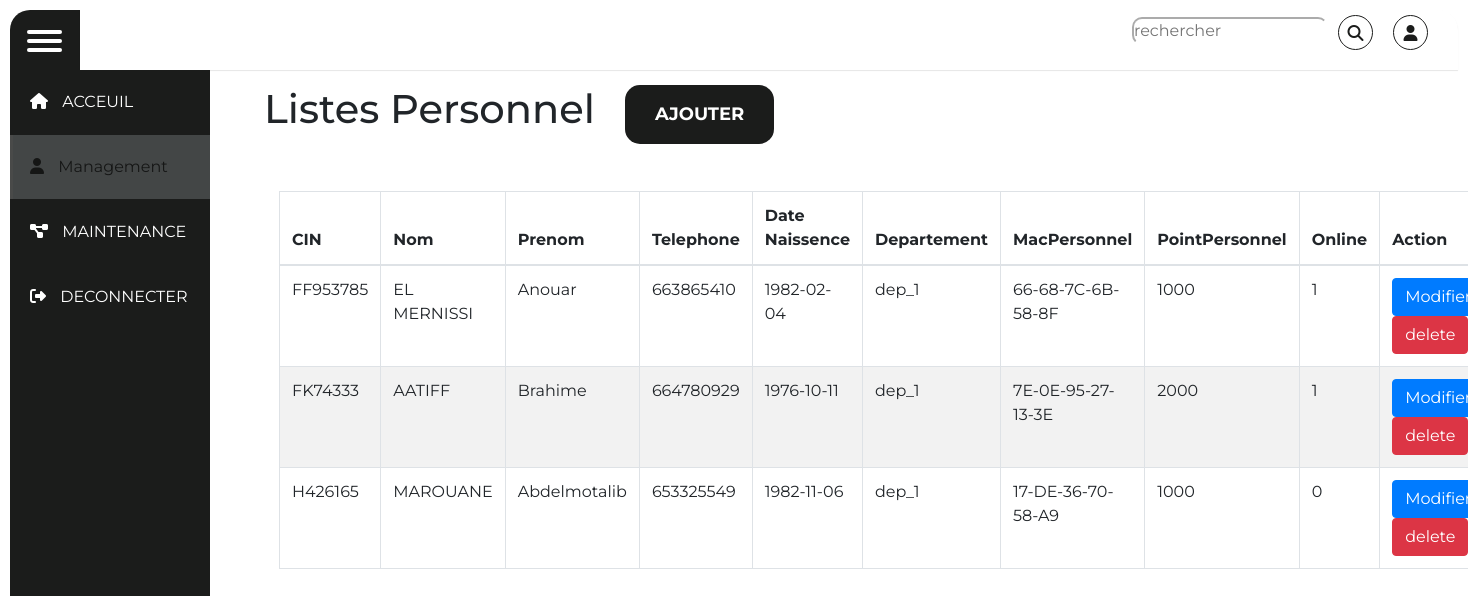
/admin/Personne/personne.php (signed in), run on an earlier commit of the app's database.
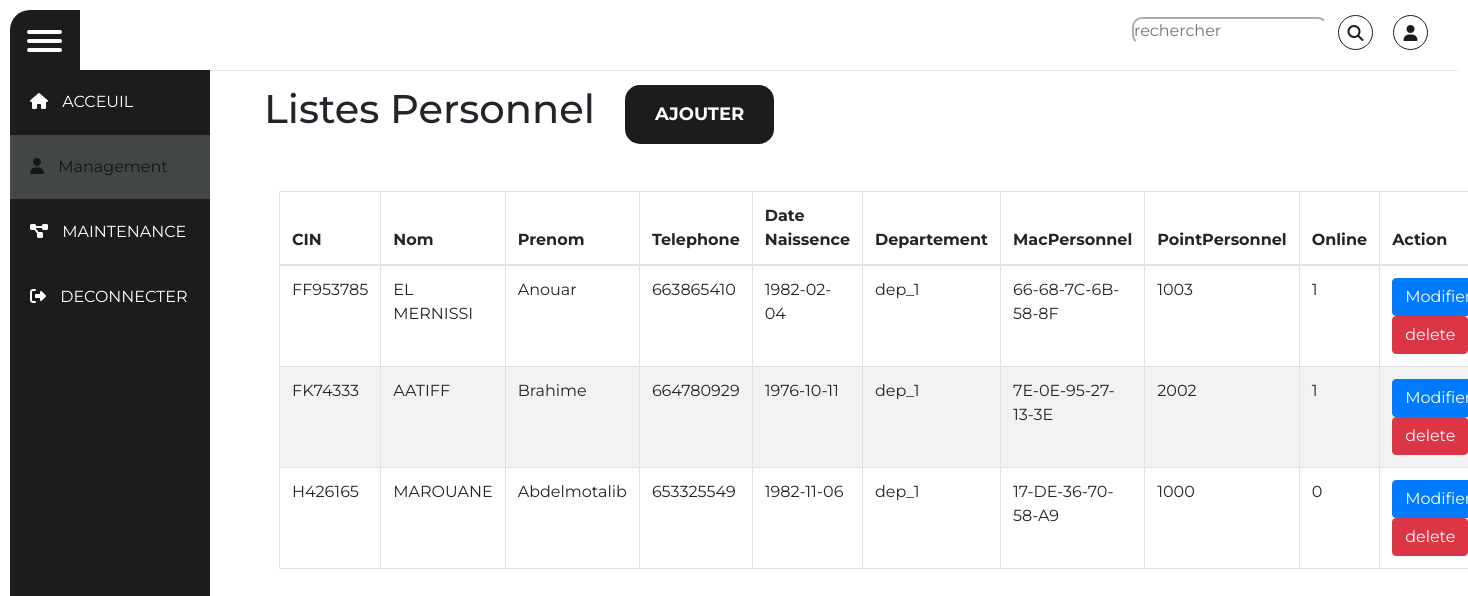
And on a later commit of the database.
### tables this page shows
CREATE TABLE IF NOT EXISTS `personnel` (
  `idPersonnel` int(11) NOT NULL AUTO_INCREMENT,
  `cinPersonnel` char(10) NOT NULL,
  `nomPersonnel` varchar(50) NOT NULL,
  `prenomPersonnel` varchar(50) NOT NULL,
  `telPersonnel` int(11) NOT NULL,
  `dateNaisPersonnel` date NOT NULL,
  `departementPersonnel` varchar(50) NOT NULL,
  `macBracelet` char(17) NOT NULL,
  `pointsPersonnel` int(11) NOT NULL,
  `onlinePersonnel` tinyint(1) NOT NULL,
  PRIMARY KEY (`idPersonnel`),
  UNIQUE KEY `cinPersonnel` (`cinPersonnel`),
  UNIQUE KEY `macBracelet` (`macBracelet`)
);

### admin/Personne/personne.php (the view, shortened to what the changed rows need)
<?php
$status = false;
$search = "";
?>
<!DOCTYPE html>
<html lang="en">
<head>
	<link rel="stylesheet" href="../css/styles.css">
  <link rel="stylesheet" href="https://stackpath.bootstrapcdn.com/bootstrap/4.4.1/css/bootstrap.min.css">
</head>
<body>
<div class="wrapper">
  <div class="main_container">
    <div class="container admin">
    <div>
        <div class="row">
        <h1>Listes Personnel</h1>
          <a class="btn-main" href="Ajoute.php" id="Ajoute">Ajouter</a>  <br>
          </div>
            <table class="table table-striped table-bordered">
            <thead>
                <tr>
                <th>CIN</th>
                <th>Nom</th>
                <th>Prenom</th>
                <th>Telephone</th>
                <th>Date Naissence</th>
                <th>Departement</th>
                <th>MacPersonnel</th>
                <th>PointPersonnel</th>
                <th>Online</th>
                <th>Action</th>
                </tr>
            </thead>
            <tbody>
            <tr>
            <?php
            $db = Database::connect();
            if($status){
              $statement = $db->prepare("select idPersonnel,cinPersonnel,nomPersonnel,prenomPersonnel,telPersonnel,dateNaisPersonnel,departementPersonnel,macBracelet,pointsPersonnel,onlinePersonnel from personnel where nomPersonnel = ? or cinPersonnel = ?  or prenomPersonnel = ? ");
              $statement->execute(array($search,$search,$search));
              while($item = $statement->fetch())
              {
                echo      '<tr>';
                echo    '<td>' . $item['cinPersonnel'] .  '</td>';
                echo    '<td>' . $item['nomPersonnel'] .  '</td>';
                echo    '<td>' . $item['prenomPersonnel'] .  '</td>';
                echo    '<td>' . $item['telPersonnel'] .  '</td>';
                echo    '<td>' . $item['dateNaisPersonnel'] .  '</td>';
                echo    '<td>' . $item['departementPersonnel'] .  '</td>';
                echo    '<td>' . $item['macBracelet'] .  '</td>';
                echo    '<td>' . $item['pointsPersonnel'] .  '</td>';
                echo    '<td>' . $item['onlinePersonnel'] .  '</td>';
                echo   '<td width="300">';
                echo   '<a class="btn btn-primary" href="Modifier.php?id=' .$item['idPersonnel'] . '"><span class="glyphicon glyphicon-pencil"></span> Modifier </a>';
                echo ' ';
                echo     '<a class="btn btn-danger" href="Suppression.php?id=' .$item['idPersonnel'] . '"><span class="glyphicon glyphicon-remove"></span> delete </a>';
                echo    '</td>';
                echo '</tr>';
              }
              }else{
              $statement = $db->query("select idPersonnel,cinPersonnel,nomPersonnel,prenomPersonnel,telPersonnel,dateNaisPersonnel,departementPersonnel,macBracelet,pointsPersonnel,onlinePersonnel from personnel LIMIT 10 ");
              while($item = $statement->fetch())
              {
             echo      '<tr>';
             echo    '<td>' . $item['cinPersonnel'] .  '</td>';
             echo    '<td>' . $item['nomPersonnel'] .  '</td>';
             echo    '<td>' . $item['prenomPersonnel'] .  '</td>';
             echo    '<td>' . $item['telPersonnel'] .  '</td>';
             echo    '<td>' . $item['dateNaisPersonnel'] .  '</td>';
             echo    '<td>' . $item['departementPersonnel'] .  '</td>';
             echo    '<td>' . $item['macBracelet'] .  '</td>';
             echo    '<td>' . $item['pointsPersonnel'] .  '</td>';
             echo    '<td>' . $item['onlinePersonnel'] .  '</td>';
             echo   '<td width="300">';
             echo   '<a class="btn btn-primary" href="Modifier.php?id=' .$item['idPersonnel'] . '"><span class="glyphicon glyphicon-pencil"></span> Modifier </a>';
             echo     '<a class="btn btn-danger" href="Suppression.php?id=' .$item['idPersonnel'] . '"><span class="glyphicon glyphicon-remove"></span> delete </a>';
             echo    '</td>';
             echo '</tr>';
              }
            }
                ?>
                        </tr>
            </tbody>
            </table>
        </div>
        </div>
  </div>
</div>
</body>
</html>

What changed in the data, as far as the page shows it:
changed personnel "FF953785": pointsPersonnel "1000" → "1003"
changed personnel "FK74333": pointsPersonnel "2000" → "2002"
